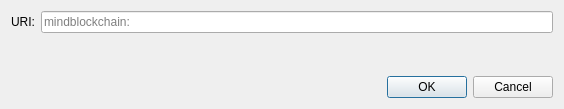
<?xml version="1.0" encoding="UTF-8"?>
<ui version="4.0">
 <class>OpenURIDialog</class>
 <widget class="QDialog" name="OpenURIDialog">
  <property name="geometry">
   <rect>
    <x>0</x>
    <y>0</y>
    <width>564</width>
    <height>109</height>
   </rect>
  </property>
  <property name="windowTitle">
   <string>Open mindblockchain URI</string>
  </property>
  <layout class="QVBoxLayout" name="verticalLayout">
   <item>
    <layout class="QHBoxLayout" name="horizontalLayout">
     <item>
      <widget class="QLabel" name="label">
       <property name="text">
        <string>URI:</string>
       </property>
      </widget>
     </item>
     <item>
      <widget class="QValidatedLineEdit" name="uriEdit">
       <property name="placeholderText">
        <string notr="true">mindblockchain:</string>
       </property>
      </widget>
     </item>
    </layout>
   </item>
   <item>
    <spacer name="verticalSpacer">
     <property name="orientation">
      <enum>Qt::Vertical</enum>
     </property>
     <property name="sizeHint" stdset="0">
      <size>
       <width>20</width>
       <height>40</height>
      </size>
     </property>
    </spacer>
   </item>
   <item>
    <widget class="QDialogButtonBox" name="buttonBox">
     <property name="orientation">
      <enum>Qt::Horizontal</enum>
     </property>
     <property name="standardButtons">
      <set>QDialogButtonBox::Cancel|QDialogButtonBox::Ok</set>
     </property>
    </widget>
   </item>
  </layout>
 </widget>
 <customwidgets>
  <customwidget>
   <class>QValidatedLineEdit</class>
   <extends>QLineEdit</extends>
   <header>qt/qvalidatedlineedit.h</header>
  </customwidget>
 </customwidgets>
 <resources/>
 <connections>
  <connection>
   <sender>buttonBox</sender>
   <signal>accepted()</signal>
   <receiver>OpenURIDialog</receiver>
   <slot>accept()</slot>
   <hints>
    <hint type="sourcelabel">
     <x>248</x>
     <y>254</y>
    </hint>
    <hint type="destinationlabel">
     <x>157</x>
     <y>274</y>
    </hint>
   </hints>
  </connection>
  <connection>
   <sender>buttonBox</sender>
   <signal>rejected()</signal>
   <receiver>OpenURIDialog</receiver>
   <slot>reject()</slot>
   <hints>
    <hint type="sourcelabel">
     <x>316</x>
     <y>260</y>
    </hint>
    <hint type="destinationlabel">
     <x>286</x>
     <y>274</y>
    </hint>
   </hints>
  </connection>
 </connections>
</ui>
